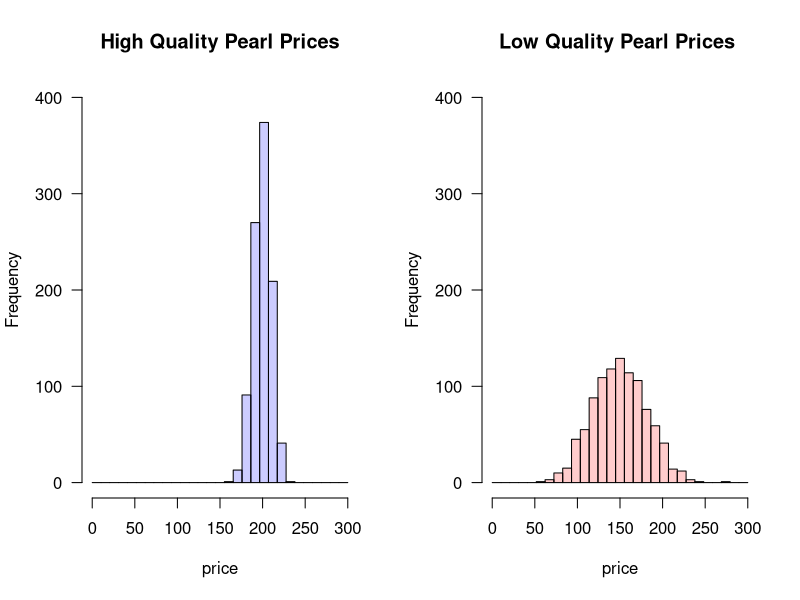
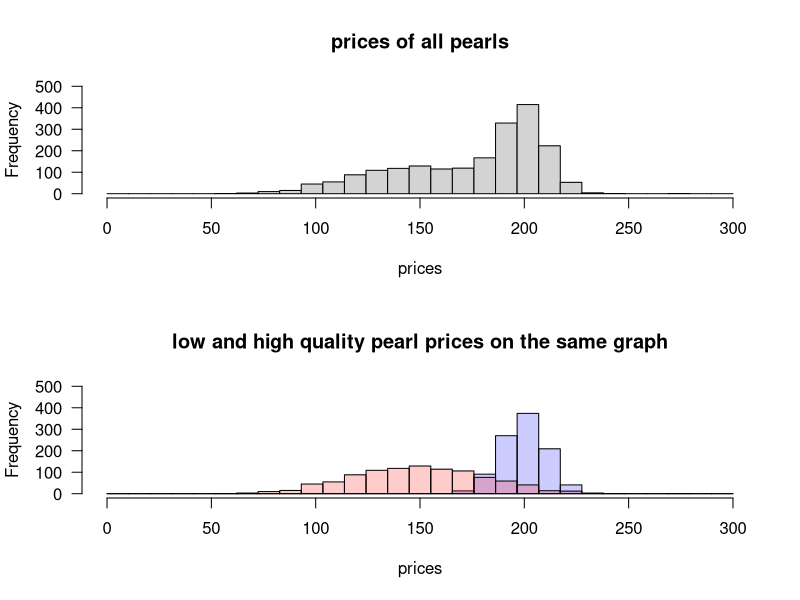
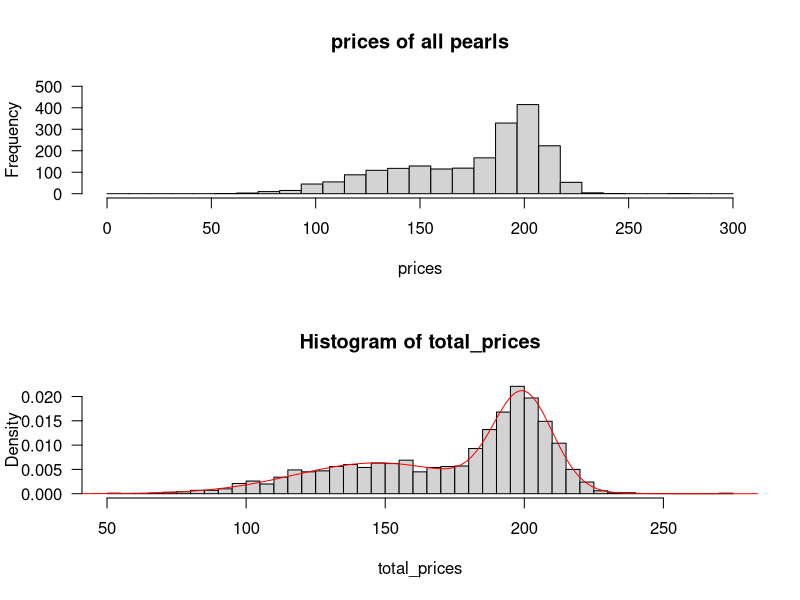

Reproduce these figures in R, in order.
## ---- chunk 1
knitr::opts_chunk$set(echo = TRUE)
## ---- chunk 2
highqual <- rnorm(1000, 200,10)
lowqual <- rnorm(1000,150, 30)
## ---- chunk 3
par(mfrow = c(1,2),las = 1)
highqual_hist <- hist(highqual,col = rgb(0,0,1,0.2), breaks = seq(0,300, l=30), xlab = "price", main = "High Quality Pearl Prices",ylim = c(0,400))
lowqual_hist<-hist(lowqual, col = rgb(1,0,0,0.2),breaks = seq(0,300, l =30), xlab = "price", main = "Low Quality Pearl Prices ",ylim = c(0,400))
## ---- chunk 4
par(mfrow =c(2,1))
total_prices <- c(highqual,lowqual)

hist(total_prices,ylim = c(0,500),breaks = seq(0,300, l=30),main = "prices of all pearls", xlab = "prices")

#par(mfrow =c(1,1))

plot(highqual_hist,col = rgb(0,0,1,0.2),ylim = c(0,500),main = "low and high quality pearl prices on the same graph", xlab ="prices")
plot(lowqual_hist,col = rgb(1,0,0,0.2), add = T)

## ---- chunk 5
GaussianMixtureEM <- function(data,theta){
e <- 1e-8
#initial guesses
mu1 <- theta[1]
mu2 <- theta[2]
v1 <- theta[3]
v2 <- theta[4]
p1 <- theta[5]
p2 <- theta[6]

Q_t <- 0
Q_t1 <-  sum(log(p1*((p1*dnorm(data,mu1,v1))) + (p2*(p2*dnorm(data,mu2,v2))))) 
  
while(abs(Q_t1 - Q_t) >= e){
  ##----E-step----##
  #posterior distribution of the mixture parameters 
  tau1 <- p1*dnorm(data,mu1,v1)/( p1*dnorm(data,mu1,v1) + p2*dnorm(data,mu2,v2) )
  tau2 <- p2*dnorm(data,mu2,v2)/( p1*dnorm(data,mu1,v1) + p2*dnorm(data,mu2,v2) )

  #Expectation of the log likelihood with current parameters 
  Q_t <- sum(log(tau1*((p1*dnorm(data,mu1,v1))) + (tau2*(p2*dnorm(data,mu2,v2))))) 
    
  ##----M-step----##
  #new parameters to maximize log likelihood
  p1<-sum(tau1)/length(data)
  p2<-sum(tau2)/length(data)
  mu1<-sum(tau1*data)/sum(tau1)
  mu2<-sum(tau2*data)/sum(tau2)
  v1<-sqrt(sum(tau1*(data-mu1)^2)/sum(tau1))
  v2<-sqrt(sum(tau2*(data-mu2)^2)/sum(tau2))
    
  #updated log likelihood
  Q_t1 <-  sum(log(tau1*((p1*dnorm(data,mu1,v1))) + (tau2*(p2*dnorm(data,mu2,v2))))) 
  }
theta_estimate <- c(mu1,mu2,v1,v2,p1,p2)
return(theta_estimate)
}

## ---- chunk 6
hist(total_prices,ylim = c(0,500),breaks = seq(0,300, l=30),main = "prices of all pearls", xlab = "prices")

## ---- chunk 7
theta = c(50,100,sqrt(var(total_prices)),sqrt(var(total_prices)),.5,.5)

MLE <- GaussianMixtureEM(total_prices,theta)

MLE

## ---- chunk 8

mu1 <- MLE[1]
mu2 <- MLE[2]
v1 <- MLE[3]
v2 <- MLE[4]
p1 <- MLE[5]
p2 <- MLE[6]

hist(total_prices,breaks = 50,freq = FALSE)
x_vals<-seq(0,300,0.01)
points( x_vals, p1*dnorm(x_vals,mu1,v1) + p2*dnorm(x_vals,mu2,v2),  type = "l" , col = "red")
